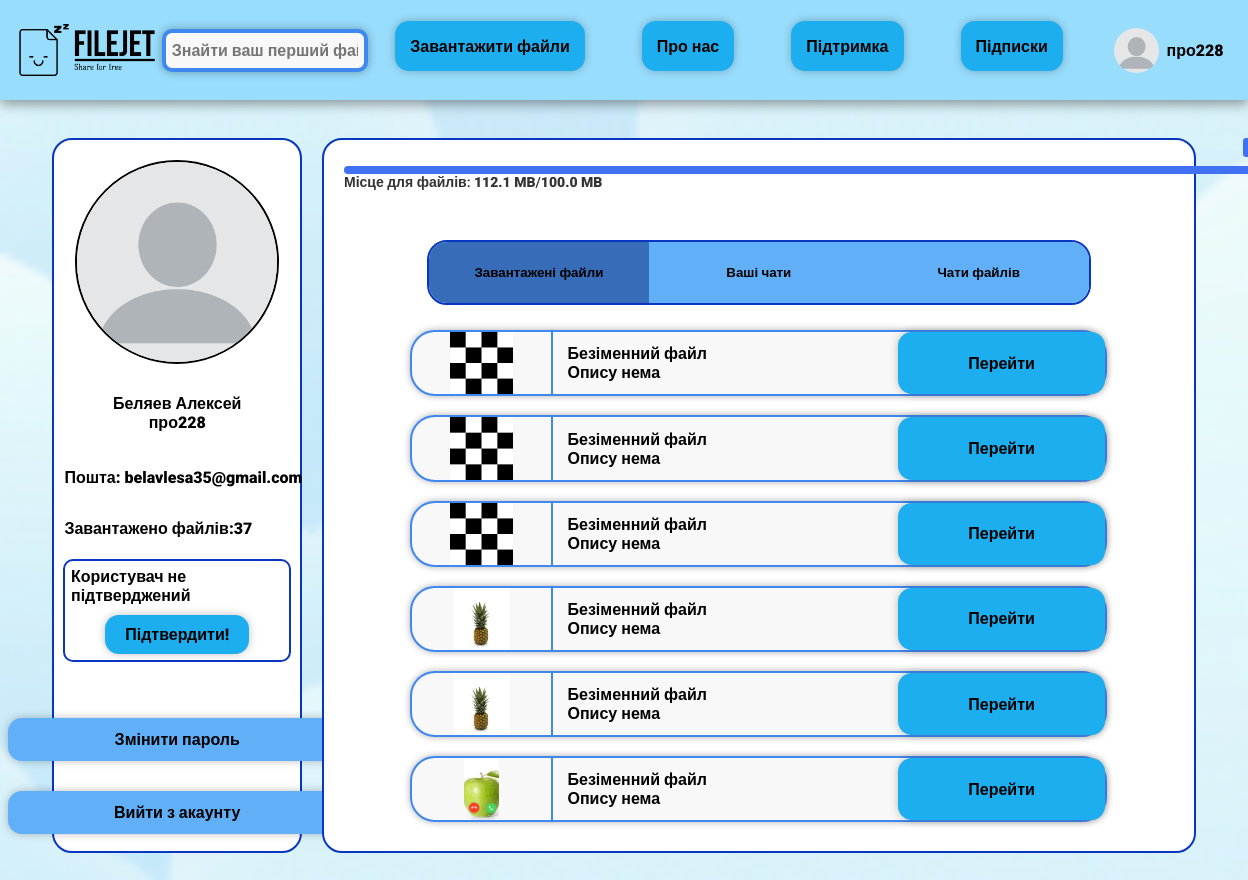
/profile/ (signed in), run on the app's committed database.
### ProfileApp/models.py (models this page shows, shortened)
class Profile(models.Model):
    user = models.OneToOneField(User, on_delete=models.CASCADE)
    image = models.ImageField(upload_to='image/%Y/%m/%d', default="unregistered_user.png")
    total_size = models.IntegerField(default=104857600)
    used_size = models.IntegerField(default=0)
    procent_size = models.IntegerField(default=0)

### FileApp/models.py (models this page shows, shortened)
class File(models.Model):
    file_path = models.FileField(upload_to='files/%Y/%m/%d', max_length=255, null=True, blank=True)
    name = models.CharField(max_length=255, default="Безіменний файл")
    description = models.TextField(default="Опису нема")
    category = models.ForeignKey(Category, on_delete=models.CASCADE, null=True, blank=True)
    private = models.BooleanField()
    image = models.ImageField(upload_to='image/%Y/%m/%d', default="file_preview.png")
    user = models.ForeignKey(settings.AUTH_USER_MODEL, on_delete=models.CASCADE)

### ProfileApp/views.py (the view, shortened to what this page needs)
# urls.py: path(r'profile/', show_profile, name='profile'),
@login_required(login_url='main')
def show_profile(request):
    context = {}
    files = list(File.objects.filter(user = request.user))
    profile = Profile.objects.get(user=request.user)
    context['profile'] = profile
    context['files'] = files
    context['file_amount'] = len(files)
    chats_to_you = Chat.objects.filter(receive_user = request.user)
    messages_to_profile = []
    try:
        context['messages_to_profile'] = messages_to_profile
    except Message.DoesNotExist:
        pass
    chats_by_you = Chat.objects.filter(send_user = request.user)
    messages_by_profile = []
    try:
        context['messages_by_profile'] = messages_by_profile
    except Message.DoesNotExist:
        pass
    return render(request, 'profile.html', context)

### MainApp/templatetags/base.py (called while the page is built)
@register.simple_tag
def give_user(request):
    if request.user.is_authenticated:
        user = request.user
        profile = Profile.objects.get(user=user)
        return profile

### ProfileApp/templates/profile.html (shortened to what this page needs)
{% extends 'base.html' %}
{% load static %}
{% block style %}<link rel="stylesheet" href="{% static 'css/profile.css' %}">{% endblock %}
{% block content %}
<div id="content">
    <div id="profile-menu">
        <div id="profile-picture">
            {% if profile.image %}
            <img class="image_account" src="{{ profile.image.url }}" alt="Нема аккаунту">
            {% else %}
            <img class="image_account" src="{% static 'images/unregistrate_user.png' %}" alt="Нема аккаунту">
            {% endif %}
        </div>
        <div id="text-info">
            <div id="name-login">
                <span>{{ profile.user.first_name }}</span>
                <span>{{ profile.user.username }}</span>
            </div>
            <div id="email">
                <span>Пошта: {{ profile.user.email }}</span>
            </div>
            <div id="amount-files">
                <span>Завантажено файлів:{{ file_amount }}</span>
            </div>
            <div id="acception">
                <span>Користувач не підтверджений</span>
                <a href="{% url 'authenticate' %}" id="button-accept-email">Підтвердити!</a>
            </div>
        </div>
        <div id="profile-buttons">
            <a href="{% url 'password_change' %}"><span>Змінити пароль</span></a>
            <a href="{% url 'logout' %}"><span>Вийти з акаунту</span></a>
        </div>
    </div>
    <div id="profile-content">
        <div class="skill-box">
            <div class="skill-bar">
                <span class="skill-per">
                    <span class="tooltip">{{ profile.procent_size }}%</span>
                </span>
            </div>
            <span class="title">Місце для файлів: <span id="used-size"></span>/<span id="total-size"></span></span>
        </div>
        <div id="buttons-menu">
            <button class="button-profile selected"  value="files">Завантажені файли</button>
            <button class="button-profile" value="your-messages">Ваші чати</button>
            <button class="button-profile" value="messages-to-you">Чати файлів</button>
        </div>
        <div class="change-section" id="files">
            {% for file in files %}
            <div class="box">
                <div class="box-image">
                    {% if file.image %}
                    <img src="{{ file.image.url }}" alt="{{ file.name }}">
                    {% else %}
                    Нема зображення
                    {% endif %}
                </div>
                <div class="box-info">
                    <span>{{ file.name }}</span>
                    <span>{{ file.description }}</span>
                </div>
                    <a class="button-to-box" href="{% url 'file' file.pk %}">Перейти</a>
            </div>
            {% endfor %}
        </div>
    </div>
</div>
{% endblock %}

### MainApp/templates/base.html (shortened to what this page needs)
<html lang="en">
    {% load static %}
    {% load base %}
    {% give_user request as profile %}
<head>
    <link rel="stylesheet" href="{% static 'css/base.css' %}">
    {% block style %} {% endblock %}
</head>
<body>
    <header>
        <div id="left-header-side">
            <p><a href="{% url 'main' %}"><img class="logo" src="{% static 'images/header-logo.png' %}" alt="Логотип компанії"></a></p>
            {% if user.is_authenticated %}
            <input type="text" id="search-bar" placeholder="Знайти ваш перший файл...">
            {% endif %}
        </div>
        <div class="navigation_buttons">
            <a href="{% url 'upload_file' %}">Завантажити файли</a>
            <a href="{% url 'about_us' %}">Про нас</a>
            <a href="{% url 'documentation' %}">Підтримка</a>
            <a href="{% url 'subscription' %}">Підписки</div></a>
        <div class="no_account">
            <a href="{% url 'profile' %}">
                {% if profile.image %}
                <img class="image_account" src="{{ profile.image.url }}" alt="Нема аккаунту">
                {% else %}
                <img class="image_account" src="{% static 'images/unregistrate_user.png' %}" alt="Нема аккаунту">
                {% endif %}
                {{ profile.user.username }}
            </a>
        </div>
    </header>
    {% block content %}{% endblock %}
</body>
</html>

### MainApp/static/css/base.css (style rules this page uses)
* { padding: 0; margin: 0; font-family: 'Roboto', sans-serif; font-weight: 900; }
body { width: 100%; height: 100%; display: flex; flex-flow: column; }
a, a:hover, a:visited, a:active { color: inherit; text-decoration: none; }
header { display: flex; flex-direction: row; justify-content: space-between; align-items: center; width: 100%; height: 100px; background: #98DDFC; box-shadow: 0px 4px 12px rgba(0, 0, 0, 0.4); flex: 0 1 auto; }
#left-header-side { padding-left: 1.5%; gap: 2%; display: flex; justify-content: space-between; width: 28%; align-items: center; }
.logo { width: 136px; height: 52px; flex: none; order: 0; flex-grow: 0; }
header #search-bar { padding: 8px 6px; width: 70%; font-size:16px; background: #F8F8F8; border: 4px solid #3E88EF; box-shadow: 0px 0px 10px rgba(0, 0, 0, 0.32); border-radius: 10px; transition: 500ms ease-in-out; }
.navigation_buttons { display: flex; flex-direction: row; justify-content: center; align-items: center; padding: 0px 0px; gap: 57px; width: 720px; height: 92px; flex: none; order: 1; align-self: stretch; flex-grow: 0; }
.navigation_buttons a { display: flex; flex-direction: row; justify-content: center; align-items: center; padding: 3px 15px; height: 44px; background: #1CAEEF; box-shadow: 0px 0px 8px rgba(0, 0, 0, 0.25); border-radius: 14px; border: 0px; flex: none; order: 0; flex-grow: 0; }
.no_account { display: flex; flex-direction: column; justify-content: center; align-items: center; padding: 5px 40px; width: 78px; height: 74px; border-radius: 10px; flex: none; order: 2; flex-grow: 0; }
.no_account a { display: flex; flex-direction: row; justify-content: center; align-items: center; padding: 5px 19px; gap: 7px; width: 78px; height: 74px; border-radius: 10px; flex: none; order: 2; flex-grow: 0; }
.image_account { box-sizing: border-box; width: 45px; height: 45px; flex: none; flex-grow: 0; width: 45px; height: 45px; border-radius: 100%; font-size: 14px; font-family: 'Roboto'; font-style: normal; font-weight: 700; font-size: 14px; line-height: 150%; letter-spacing: -0.019em; color: #000000; flex: none; flex-grow: 0; }

### data on the page
Profile: image (picture), user.username "про228", user.first_name "Беляев Алексей", user.email "belavlesa35@gmail.com"
File: image (picture), name "Безіменний файл", description "Опису нема"
File: image (picture), name "Безіменний файл", description "Опису нема"
File: image (picture), name "Безіменний файл", description "Опису нема"
File: image (picture), name "Безіменний файл", description "Опису нема"
File: image (picture), name "Безіменний файл", description "Опису нема"
File: image (picture), name "Безіменний файл", description "Опису нема"

### other printed values
{{ file_amount }} "37"
